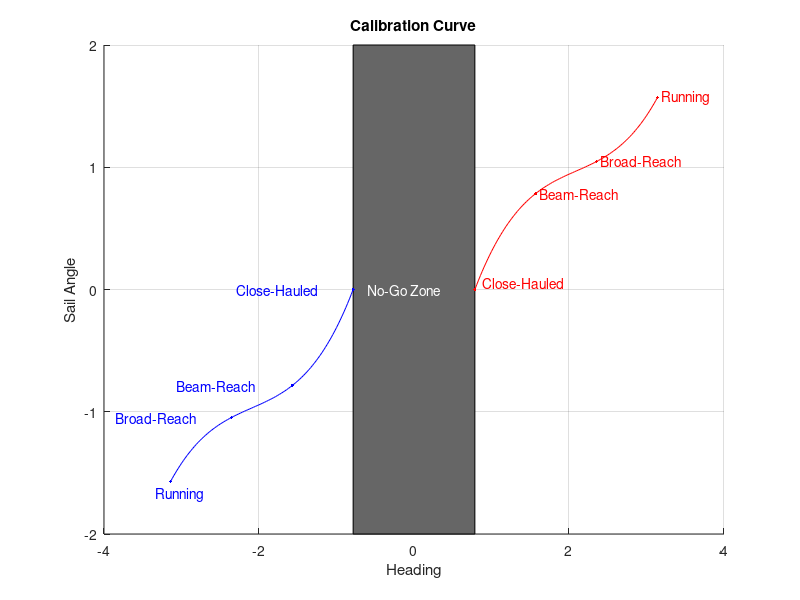

This figure's MATLAB source:
function phi = sail_model(varargin)
%Get the optimal sail angle (phi) based on current heading (theta).
%If no inputs to function, calibration curve is plotted.
%If a vector of headings t is given, the optimal sail will be calculated
%for each heading. 


phi =[];
%These are the points to fit.
x = [pi/4, pi/2, 3*pi/4, pi]';
y = [0,    pi/4,   pi/3, pi/2]';

n = length(x);
A = zeros(n,n);

A = [x.^3 x.^2 x.^1 x.^0];

a = inv(A)*y;
if (numel(varargin) == 0)
   
    figure;
    hold on;

    rectangle('Position',[-pi/4, -2, pi/2, 4],'FaceColor',[0.4 0.4 0.4])
    xs = linspace(pi/4,pi,100);
    ys = a(1)*xs.^3 + a(2)*xs.^2  + a(3)*xs + a(4)*xs.^0;
    plot(xs,ys,'r');
    plot(-xs,-ys,'b')
    plot(x,y,'r.');
    plot(-x,-y,'b.');
    xlabel('Heading');
    ylabel('Sail Angle');
    title('Calibration Curve');
    grid on;

    text(x(1)+.1, y(1)+.05, 'Close-Hauled', 'Color', 'r'); 
    text(x(2)+.05, y(2), 'Beam-Reach', 'Color', 'r'); 
    text(x(3)+.05, y(3), 'Broad-Reach', 'Color', 'r'); 
    text(x(4)+.05, y(4), 'Running', 'Color', 'r'); 


    text(-x(1)-1.5, -y(1), 'Close-Hauled', 'Color', 'b'); 
    text(-x(2)-1.5, -y(2), 'Beam-Reach', 'Color', 'b'); 
    text(-x(3)-1.5, -y(3), 'Broad-Reach', 'Color', 'b'); 
    text(-x(4)-.2, -y(4)-.1, 'Running', 'Color', 'b');


    text(-.6,0,'No-Go Zone','Color','w')
else
   t = varargin{1};
   phi = a(1)*t.^3 + a(2)*t.^2  + a(3)*t + a(4)*t.^0;
end
